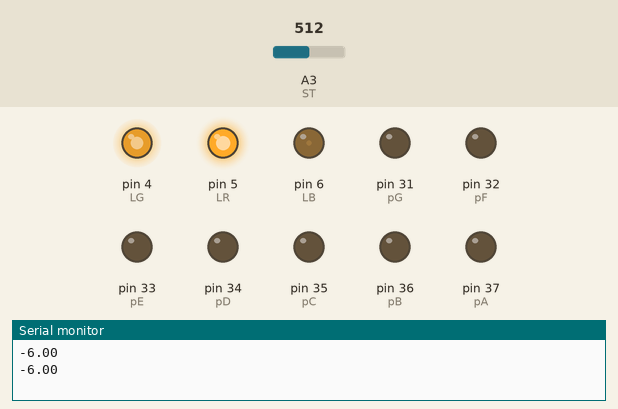
This sketch was run on a simulated Arduino Mega 2560, built with avr-gcc and run on an emulated ATmega2560. Shown: output pins drawn as LEDs (lit = HIGH), the last lines printed to the serial monitor. The test bench sets the inputs (shaded band); at power-on: A3 (ST) = 512.

Above: at 2.3 s.
2.4 s: A3 (ST) set to 306
At 5.3 s:
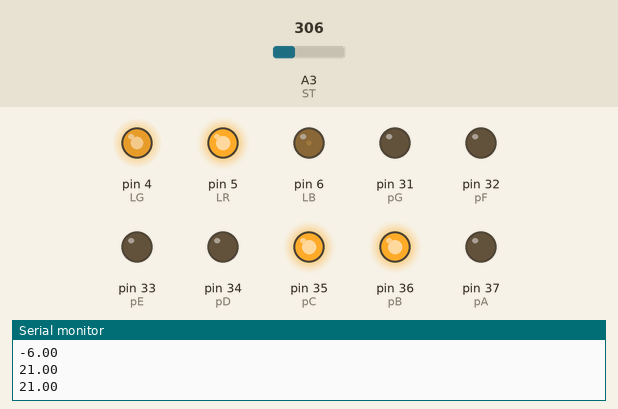
6.0 s: A3 (ST) set to 123
8.7 s: A3 (ST) set to 110
At 11.1 s:
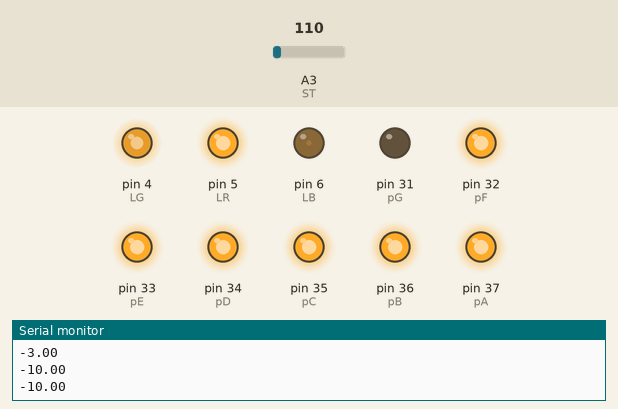
12.0 s: A3 (ST) set to 22
14.7 s: A3 (ST) set to 19
At 17.0 s:
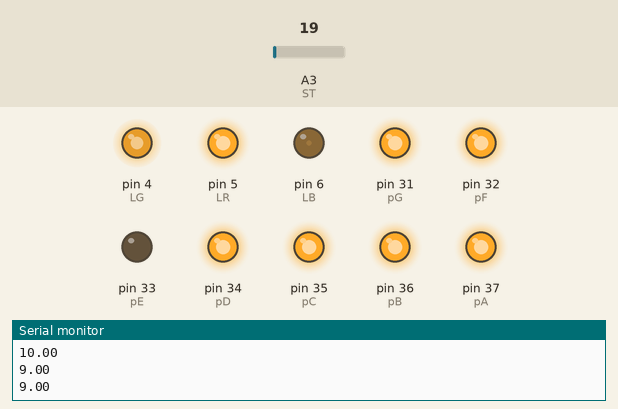
18.0 s: A3 (ST) set to 0
At 20.5 s:
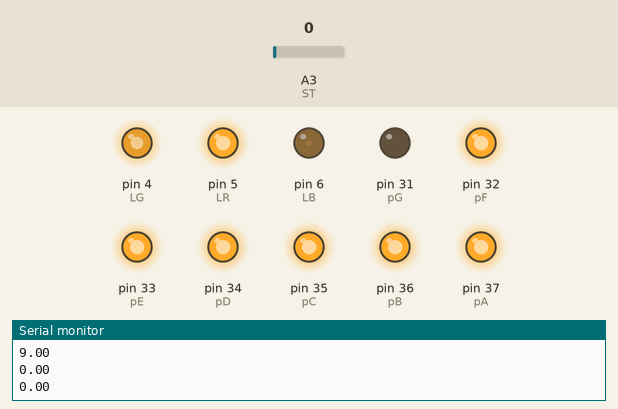
Timing chart, 0 to 22.0 s (numbered marks = the images above; inputs shaded):
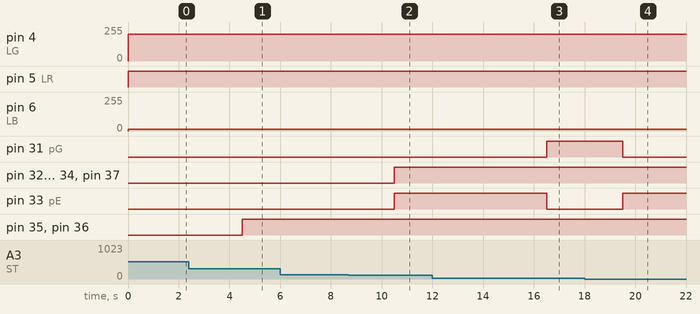

The sketch:

Taller5.ino
```cpp
#define pA  37
#define pB  36
#define pC  35
#define pD  34
#define pE  33
#define pF  32
#define pG  31
#define LR 5  //Los leds conectados a pines analogos
#define LG 4
#define LB 6
#define ST 3

float temp;
int dis = 0;

void setup() {
  pinMode(pA,OUTPUT);
  pinMode(pB, OUTPUT);
  pinMode(pC,OUTPUT);
  pinMode(pD,OUTPUT);
  pinMode(pE,OUTPUT);
  pinMode(pF,OUTPUT);
  pinMode(pG,OUTPUT);
  pinMode(LR,OUTPUT);
  pinMode(LB,OUTPUT);
  pinMode(LG,OUTPUT);
  pinMode(ST,INPUT);

  digitalWrite(pA,LOW);
  digitalWrite(pB,LOW);
  digitalWrite(pC,LOW);
  digitalWrite(pD,LOW);
  digitalWrite(pE,LOW);
  digitalWrite(pF,LOW);
  digitalWrite(pG,LOW);
  digitalWrite(LR,LOW);
  digitalWrite(LG,LOW);
  digitalWrite(LB,LOW);


  Serial.begin(9600);
}

void truthTable(unsigned int num) {
  switch (num) {
  case 1:
    digitalWrite(pA, LOW);
    digitalWrite(pB, HIGH);
    digitalWrite(pC, HIGH);
    digitalWrite(pD, LOW);
    digitalWrite(pE, LOW);
    digitalWrite(pF, LOW);
    digitalWrite(pG, LOW);
    break;

    case 2:
    digitalWrite(pA, HIGH);
    digitalWrite(pB, HIGH);;
    digitalWrite(pC, LOW);
    digitalWrite(pD, HIGH);
    digitalWrite(pE, HIGH);
    digitalWrite(pF, LOW);
    digitalWrite(pG, HIGH);
    break;

    case 3:
    digitalWrite(pA, HIGH);
    digitalWrite(pB, HIGH);
    digitalWrite(pC, HIGH);
    digitalWrite(pD, HIGH);
    digitalWrite(pE, LOW);
    digitalWrite(pF, LOW);
    digitalWrite(pG, HIGH);
    break;;

    case 4:
    digitalWrite(pA, LOW);
    digitalWrite(pB, HIGH);
    digitalWrite(pC, HIGH);
    digitalWrite(pD, LOW);
    digitalWrite(pE, LOW);
    digitalWrite(pF, HIGH);
    digitalWrite(pG, HIGH);
    break;;

    case 5:
    digitalWrite(pA, HIGH);
    digitalWrite(pB, LOW);
    digitalWrite(pC, HIGH);
    digitalWrite(pD, HIGH);
    digitalWrite(pE, LOW);
    digitalWrite(pF, HIGH);
    digitalWrite(pG, HIGH);
    break;

    case 6:
    digitalWrite(pA, HIGH);
    digitalWrite(pB, LOW);
    digitalWrite(pC, HIGH);
    digitalWrite(pD, HIGH);
    digitalWrite(pE, HIGH);
    digitalWrite(pF, HIGH);
    digitalWrite(pG, HIGH);
    break;;

    case 7:
    digitalWrite(pA, HIGH);
    digitalWrite(pB, HIGH);
    digitalWrite(pC, HIGH);
    digitalWrite(pD, LOW);
    digitalWrite(pE, LOW);
    digitalWrite(pF, LOW);
    digitalWrite(pG, LOW);;
    break;

    case 8:
    digitalWrite(pA, HIGH);
    digitalWrite(pB, HIGH);
    digitalWrite(pC, HIGH);
    digitalWrite(pD, HIGH);
    digitalWrite(pE, HIGH);
    digitalWrite(pF, HIGH);
    digitalWrite(pG, HIGH);
    break;;

    case 9:
    digitalWrite(pA, HIGH);
    digitalWrite(pB, HIGH);
    digitalWrite(pC, HIGH);
    digitalWrite(pD, HIGH);
    digitalWrite(pE, LOW);;
    digitalWrite(pF, HIGH);
    digitalWrite(pG, HIGH);
    break;;

    case 0:
    digitalWrite(pA, HIGH);
    digitalWrite(pB, HIGH);
    digitalWrite(pC, HIGH);
    digitalWrite(pD, HIGH);
    digitalWrite(pE, HIGH);
    digitalWrite(pF, HIGH);
    digitalWrite(pG, LOW);
    break;
  }
}

void loop() {
  temp = (analogRead(ST)*500)/1024;
    if(temp<= 28){
        analogWrite(LR,255);
        analogWrite(LB,14);
        analogWrite(LG,201);
        Serial.println(temp);
        delay(1500);
        dis = ((int)temp)%10;
        truthTable(dis);

      }else if(temp>30 && temp<= 32){
        analogWrite(LR,255);
        analogWrite(LG,128);
        analogWrite(LB,0);
        Serial.println(temp);
        delay(1500);
        dis = ((int)temp)%10;
        truthTable(dis);

      } else if(temp>32){
        analogWrite(LR,255);
        analogWrite(LG,0);
        analogWrite(LB,0);
        Serial.println(temp);
        delay(1500);
        dis = ((int)temp)%10;
        truthTable(dis);
      }

}
```

Measured:
- the behaviour switches between 111 and 110 on A3 (ST) (found by bisection; images 1 and 2)
- the behaviour switches between 21 and 20 on A3 (ST) (found by bisection; images 2 and 3)
- after the input at 2.4 s, pin 35 (pC), pin 36 (pB): LOW → HIGH after 2.1 s
- after the input at 8.7 s, pin 32 (pF), pin 33 (pE), pin 34 (pD), pin 37 (pA): LOW → HIGH after 1.8 s
- after the input at 14.7 s, pin 31 (pG): LOW → HIGH after 1.8 s; pin 33 (pE): HIGH → LOW after 1.8 s
- after the input at 18.0 s, pin 31 (pG): HIGH → LOW after 1.5 s; pin 33 (pE): LOW → HIGH after 1.5 s
